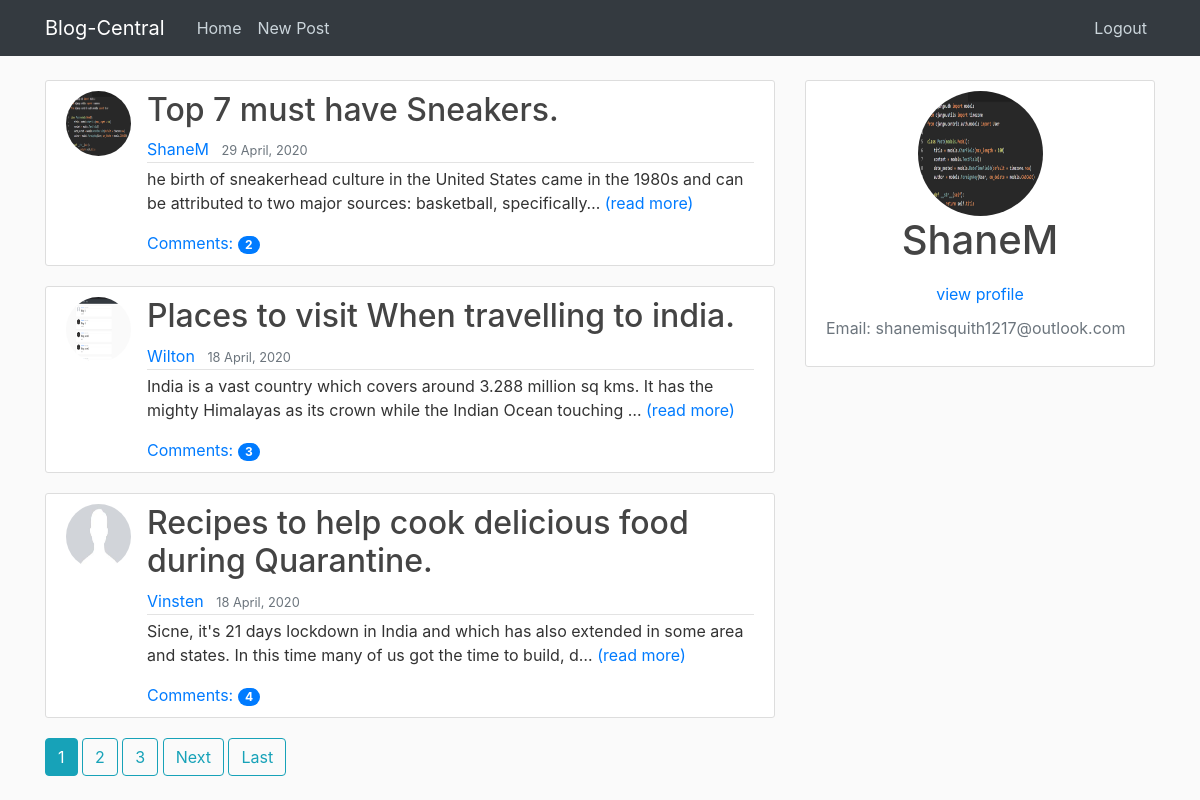
The app's page / (signed in) with its own data.
### blog/models.py (models this page shows, shortened)
class Post(models.Model):
    title = models.CharField(max_length = 100)
    content = models.TextField()
    date_posted = models.DateTimeField(default = timezone.now)
    author = models.ForeignKey(User, on_delete = models.CASCADE)

### users/models.py (models this page shows, shortened)
class Profile(models.Model):
    user = models.OneToOneField(User, on_delete = models.CASCADE)
    image = models.ImageField(default = 'default.jpg', upload_to =  'profile_pics')

### blog/views.py (the view)
# urls.py: path('', PostListView.as_view(), name= 'blog-home' ),
class PostListView(ListView):
    model = Post
    template_name = 'blog/home.html'
    context_object_name = 'posts'
    ordering = ['-date_posted']
    paginate_by = 3

### blog/templates/blog/home.html (shortened to what this page needs)
{% extends 'blog/base.html'%}
{% block content %}
    {% for post in posts %}
        <article class="media content-section">
            <img class="rounded-circle article-img" src=" {{ post.author.profile.image.url }}" alt="">
            <div class="media-body">
                <h2><a class="article-title" href="{% url 'post-detail' post.id %}">{{ post.title }}</a></h2>
                <div class="article-metadata">
                    <a class="mr-2" href="{% url 'user-posts' post.author.username %}">{{ post.author }}</a>
                    <small class="text-muted">{{ post.date_posted |date:"d F, Y" }}</small>
                </div>
                <p class="article-content">{{ post.content | truncatechars:140}} <a href="{% url 'post-detail' post.id %}">(read more)</a></p>
                <a href="{% url 'post-detail' post.id %}">Comments: <span class="badge badge-primary badge-pill">{{ post.comments.count }}</span></a>
            </div>
        </article>
    {% endfor %}
    {% if is_paginated %}
        {% for num in page_obj.paginator.page_range %}
            {% if page_obj.number == num %}
                <a class ="btn btn-info mb-4" href="?page={{ num }}"> {{num}}</a>
            {% elif page_obj.number > num|add:"-3" and page_obj.number < num|add:"+3" %}
                <a class ="btn btn-outline-info mb-4" href="?page={{ num }}">{{ num }}</a>
            {% endif %}
        {% endfor %}
        {% if page_obj.has_next %}
            <a class ="btn btn-outline-info mb-4" href="?page={{ page_obj.next_page_number }}">Next</a>
            <a class ="btn btn-outline-info mb-4" href="?page={{ page_obj.paginator.num_pages }}">Last</a>
        {% endif %}
    {% endif %}
{% endblock content %}

### blog/templates/blog/base.html (shortened to what this page needs)
{% load static %}
<!DOCTYPE html>
<html lang="en">
<head>
    <link rel="stylesheet" href="https://stackpath.bootstrapcdn.com/bootstrap/4.4.1/css/bootstrap.min.css">
    <link rel="stylesheet" href="{% static 'blog/main.css' %}">
</head>
<body>
    <header class="site-header">
        <nav class="navbar navbar-expand-md navbar-dark bg-dark fixed-top">
            <div class="container">
                <a class="navbar-brand mr-4" href=" {% url 'blog-home' %} ">Blog-Central</a>
                <div class="collapse navbar-collapse" id="navbarToggle">
                    <div class="navbar-nav mr-auto">
                        <a class="nav-item nav-link" href="{% url 'blog-home' %}">Home</a>
                        {% if user.is_authenticated %}
                            <a class="nav-item nav-link" href="{% url 'post-create' %}">New Post</a>
                        {% endif %}
                    </div>
                    <div class="navbar-nav">
                        {% if user.is_authenticated %}
                            <a class="nav-item nav-link" href="{% url 'logout' %}">Logout</a>
                        {% else %}
                            <a class="nav-item nav-link" href="{% url 'login' %}">Login</a>
                            <a class="nav-item nav-link" href="{% url 'register' %}">Register</a>
                        {% endif %}
                    </div>
                </div>
            </div>
        </nav>
    </header>
    <main role="main" class="container">
        <div class="row">
            <div class="col-md-8">
                {% block content %}
                {% endblock %}
            </div>
        <div class="col-md-4">
                {% if user.is_authenticated %}
                    <div class="content-section">
                        <img class="rounded-circle account-img " src="{{user.profile.image.url}}" alt="profile-pic">
                        <div class="media-body" style="text-align:center">
                            <a href="{% url 'user-posts' user %}">
                                <h3 class="account-heading">{{ user.username }} </h3>
                            </a>
                        </div>
                        <div id="link-container">
                            <a href="{% url 'profile' %}" id="link">view profile</a>
                        </div>
                        <p class="text-secondary">Email: {{ user.email }}</p>
                    </div>
                {% endif %}
            </div>
        </div>
    </main>
</body>
</html>

### blog/static/blog/main.css (style rules this page uses)
body { background: #fafafa; color: #333333; margin-top: 5rem; }
h1, h2, h3, h4, h5, h6 { color: #444444; }
.site-header .navbar-nav .nav-link { color: #cbd5db; }
.content-section { background: #ffffff; padding: 10px 20px; border: 1px solid #dddddd; border-radius: 3px; margin-bottom: 20px; }
.article-title { color: #444444; }
.article-content { white-space: pre-line; }
.article-img { height: 65px; width: 65px; margin-right: 16px; }
.article-metadata { padding-bottom: 1px; margin-bottom: 4px; border-bottom: 1px solid #e3e3e3 }
.account-img { height: 125px; width: 125px; margin-bottom: 16px; display: block; margin: 0 auto; }
.account-heading { font-size: 2.5rem; }
#link-container { text-align: center; }
#link { color: #007BFF; display: inline-block; padding: 10px; }

### records on screen
Post: author.profile.image (picture), title "Top 7 must have Sneakers.", author "ShaneM", date_posted "29 April, 2020", content "he birth of sneakerhead culture in the United States came in the 1980s and can be attributed to two major sources: basketball, specifically…", comments.count "2"
Post: author.profile.image (picture), title "Places to visit When travelling to india.", author "Wilton", date_posted "18 April, 2020", content "India is a vast country which covers around 3.288 million sq kms. It has the mighty Himalayas as its crown while the Indian Ocean touching …", comments.count "3"
Post: author.profile.image (placeholder picture), title "Recipes to help cook delicious food during Quarantine.", author "Vinsten", date_posted "18 April, 2020", content "Sicne, it's 21 days lockdown in India and which has also extended in some area and states. In this time many of us got the time to build, d…", comments.count "4"

### other values on screen
{{ num }} "1"
{{ num }} "2" "3"
{{ user.username }} "ShaneM"
{{ user.email }} "shanemisquith1217@outlook.com"
